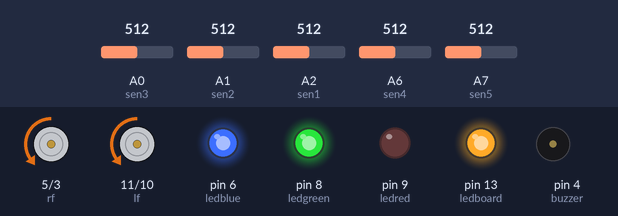
The sketch below on a simulated Arduino Nano, built with avr-gcc and run on an emulated ATmega328P. Parts: motor-driver pin pairs drawn as motors (green arrow = first pin HIGH = forward, orange = second pin HIGH = backward, longer = more drive), output pins drawn as LEDs (lit = HIGH), buzzer (waves = sounding). Inputs (shaded band) come from the test bench; at power-on: A2 (sen1) = 512, A7 (sen5) = 512, A0 (sen3) = 512, A1 (sen2) = 512, A6 (sen4) = 512. Random numbers use the default seed unless the sketch sets one; pins used as bus, display or sensor lines are not drawn.

Above: at 3.3 s.
3.4 s: A2 (sen1) set to 787
6.9 s: A2 (sen1) set to 807
10.4 s: A7 (sen5) set to 785
13.9 s: A7 (sen5) set to 807
At 14.6 s:
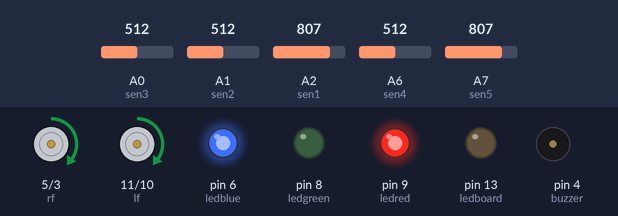
17.4 s: A0 (sen3) set to 588
20.9 s: A0 (sen3) set to 615
At 21.9 s:
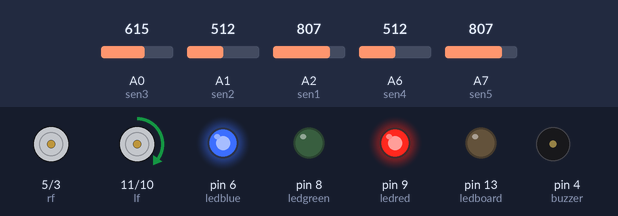
Timing chart, 0 to 23.9 s (numbered marks = the images above; inputs shaded):
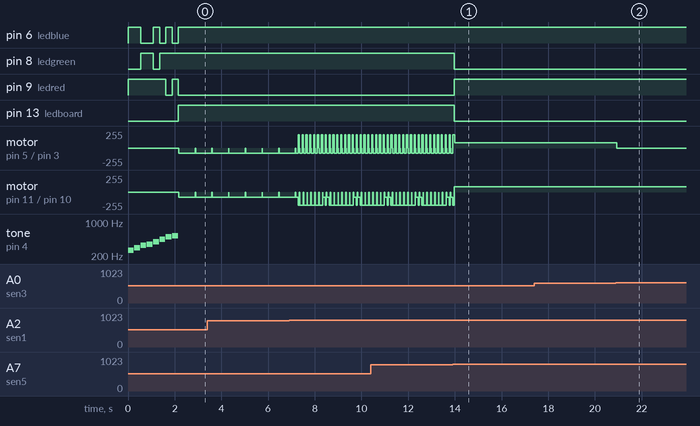

Measured:
- the behaviour switches between 799 and 800 on A7 (sen5) (found by bisection; images 0 and 1)
- the behaviour switches between 599 and 600 on A0 (sen3) (found by bisection; images 1 and 2)
- after the input at 13.9 s, pin 8 (ledgreen), pin 13 (ledboard): HIGH → LOW after 0.07 s; pin 9 (ledred): LOW → HIGH after 0.07 s
- after the input at 20.9 s, motor on pin 5 (rf) / pin 3 (rb): forward 80/255 → stopped at once

The sketch:

ArduinoTinyRobot_v.1.2.ino
```cpp
#include <IRremote.h>

IRrecv irrecv(12);
decode_results results;

#define POWER 0xE0E040BF
#define BUTTON1 0xE0E020DF
#define BUTTON2 0xE0E0A05F
#define BUTTON3 0xE0E0609F
#define BUTTON4 0xE0E010EF
#define BUTTON5 0xE0E0906F
#define BUTTON6 0xE0E050AF
#define BUTTON7 0xE0E030CF
#define BUTTON8 0xE0E0B04F
#define BUTTON9 0xE0E0708F
#define BUTTON0 0xE0E08877
#define UP 0xE0E006F9
#define LEFT 0xE0E0A659
#define OK 0xE0E016E9
#define RIGHT 0xE0E046B9
#define DOWN 0xE0E08679

const int sen1 = A2;
const int sen2 = A1;
const int sen3 = A0;
const int sen4 = A6;
const int sen5 = A7;
const int rf = 5;
const int rb = 3;
const int lf = 11;
const int lb = 10;
const int ledred = 9;
const int ledgreen = 8;
const int ledblue = 6;
const int buzzer = 4;
const int ledboard = 13;

int tf = 30;
int ff = 80;

int linesenrv;
int linesenlv;
int linesenrst;
int linesenlst;
int thresholdline = 600;

int frontsenv;
int frontsenst;
int thresholdfront = 800;

int leftsenv;
int leftsenst;
int rightsenv;
int rightsenst;
int thresholdsides = 800;

int randNumber;
int countforw = 0;
int countforwthreshold = 8;

int notenum = 8;
int C = 262;
int D = 294;
int E = 330;
int F = 349;
int G = 392;
int A = 440;
int B = 494;
int C_ = 523;
int notes[] = {C, D, E, F, G, A, B, C_};

int surfacemode = 1; // 1: smooth , 2: frictioned

void setup() {
  pinMode(sen1,INPUT);
  pinMode(sen2,INPUT);
  pinMode(sen3,INPUT);
  pinMode(sen4,INPUT);
  pinMode(sen5,INPUT);
  pinMode(rf,OUTPUT);
  pinMode(rb,OUTPUT);
  pinMode(lf,OUTPUT);
  pinMode(lb,OUTPUT);
  pinMode(ledred,OUTPUT);
  pinMode(ledgreen,OUTPUT);
  pinMode(ledblue,OUTPUT);
  pinMode(buzzer,OUTPUT);
  pinMode(ledboard,OUTPUT);
  digitalWrite(ledred,1);
  digitalWrite(ledgreen,1);
  digitalWrite(ledblue,1);
  irrecv.enableIRIn();
  intro();
}

void intro() {
  for (int i = 0; i < notenum; i++) {
    tone(buzzer, notes[i]);
    randNumber = random(0,3);
    if (randNumber == 0) {
      digitalWrite(ledred,0);
      digitalWrite(ledgreen,1);
      digitalWrite(ledblue,1);
    }
    else if (randNumber == 1) {
      digitalWrite(ledred,1);
      digitalWrite(ledgreen,0);
      digitalWrite(ledblue,1);
    }
    else if (randNumber == 2) {
      digitalWrite(ledred,1);
      digitalWrite(ledgreen,1);
      digitalWrite(ledblue,0);
    }
    delay(250);
    noTone(buzzer);
    delay(20);
  }
  noTone(buzzer);
  digitalWrite(ledred,1);
  digitalWrite(ledgreen,1);
  digitalWrite(ledblue,1);
}

void forward() {
  analogWrite(rf,ff);
  analogWrite(lf,ff);
  delay(tf);
  digitalWrite(rf,0);
  digitalWrite(rb,0);
  digitalWrite(lf,0);
  digitalWrite(lb,0);
}

void backward() {
  analogWrite(rb,ff);
  analogWrite(lb,ff);
  delay(tf);
  digitalWrite(rf,0);
  digitalWrite(rb,0);
  digitalWrite(lf,0);
  digitalWrite(lb,0);
}

void leftp() {
  analogWrite(rf,ff);
  analogWrite(lb,ff);
  delay(tf);
  digitalWrite(rf,0);
  digitalWrite(rb,0);
  digitalWrite(lf,0);
  digitalWrite(lb,0);
}

void rightp() {
  analogWrite(rb,ff);
  analogWrite(lf,ff);
  delay(tf);
  digitalWrite(rf,0);
  digitalWrite(rb,0);
  digitalWrite(lf,0);
  digitalWrite(lb,0);
}

void left() {
  analogWrite(rf,ff);
  delay(tf);
  digitalWrite(rf,0);
  digitalWrite(rb,0);
  digitalWrite(lf,0);
  digitalWrite(lb,0);
}

void right() {
  analogWrite(lf,ff);
  delay(tf);
  digitalWrite(rf,0);
  digitalWrite(rb,0);
  digitalWrite(lf,0);
  digitalWrite(lb,0);
}

void stopp() {
  digitalWrite(rf,0);
  digitalWrite(rb,0);
  digitalWrite(lf,0);
  digitalWrite(lb,0);
}

void senread() {
  linesenrv = analogRead(sen3);
  linesenlv = analogRead(sen2);
  frontsenv = analogRead(sen5);
  leftsenv = analogRead(sen1);
  rightsenv = analogRead(sen4);

  if (linesenrv < thresholdline) {
    linesenrst = 1;
  }
  else {
    linesenrst = 0;
  }
  if (linesenlv < thresholdline) {
    linesenlst = 1;
  }
  else {
    linesenlst = 0;
  }
  if (frontsenv < thresholdfront) {
    frontsenst = 1;
  }
  else {
    frontsenst = 0;
  }
  if (leftsenv < thresholdsides) {
    leftsenst = 1;
  }
  else {
    leftsenst = 0;
  }
  if (rightsenv < thresholdsides) {
    rightsenst = 1;
  }
  else {
    rightsenst = 0;
  }
}

void loop() {
  senread();
  if (irrecv.decode(&results)) {
    if (results.value == BUTTON1) {
      surfacemode = 1; // smooth
    }
    if (results.value == BUTTON2) {
      surfacemode = 2; // fritioned
    }
  }
  if (frontsenst == 1) {
    digitalWrite(ledboard,1);
    digitalWrite(ledred,0);
    digitalWrite(ledgreen,1);
    digitalWrite(ledblue,1);
    digitalWrite(buzzer,1);
    delay(15);
    digitalWrite(buzzer,0);
    countforw = 0;
    if (leftsenst == 1 and rightsenst == 1) {
      tf = 700;
      ff = 80;
      backward();
    }
    else if (leftsenst == 0 and rightsenst == 1) {
      tf = 100;
      ff = 80;
      backward();
      if (surfacemode == 1) {
        tf = 50;
        ff = 200;
      }
      else {
        tf = 200;
        ff = 200;
      }
      leftp();
    }
    else if (leftsenst == 1 and rightsenst == 0) {
      tf = 100;
      ff = 80;
      backward();
      if (surfacemode == 1) {
        tf = 50;
        ff = 200;
      }
      else {
        tf = 200;
        ff = 200;
      }
      rightp();
    }
    else {
      randNumber = random(1,2);
      tf = 30;
      ff = 80;
      backward();
      if (randNumber == 1) {
        if (surfacemode == 1) {
          tf = 50;
          ff = 200;
        }
        else {
          tf = 200;
          ff = 200;
        }
        leftp();
      }
      else {
        if (surfacemode == 1) {
          tf = 50;
          ff = 200;
        }
        else {
          tf = 200;
          ff = 200;
        }
        rightp();
      }
    }
  }
  else {
    digitalWrite(ledboard,0);
    digitalWrite(ledred,1);
    digitalWrite(ledgreen,0);
    digitalWrite(ledblue,1);
    if (linesenlst == 1 and linesenrst == 1) {
      countforw = countforw + 1;
      tf = 30;
      ff = 80;
      forward();
    }
    else if (linesenlst == 0 and linesenrst == 1) {
      tf = 30;
      ff = 80;
      left();
    }
    else if (linesenlst == 1 and linesenrst == 0) {
      tf = 30;
      ff = 80;
      right();
    }
    else {
      if (countforw < countforwthreshold) {
        digitalWrite(ledboard,1);
        digitalWrite(ledred,0);
        digitalWrite(ledgreen,1);
        digitalWrite(ledblue,1);
        stopp();
      }
      else {
        digitalWrite(ledboard,0);
        digitalWrite(ledred,1);
        digitalWrite(ledgreen,1);
        digitalWrite(ledblue,0);
        tf = 60;
        ff = 80;
        backward();
      }
    }
  }
}
```
